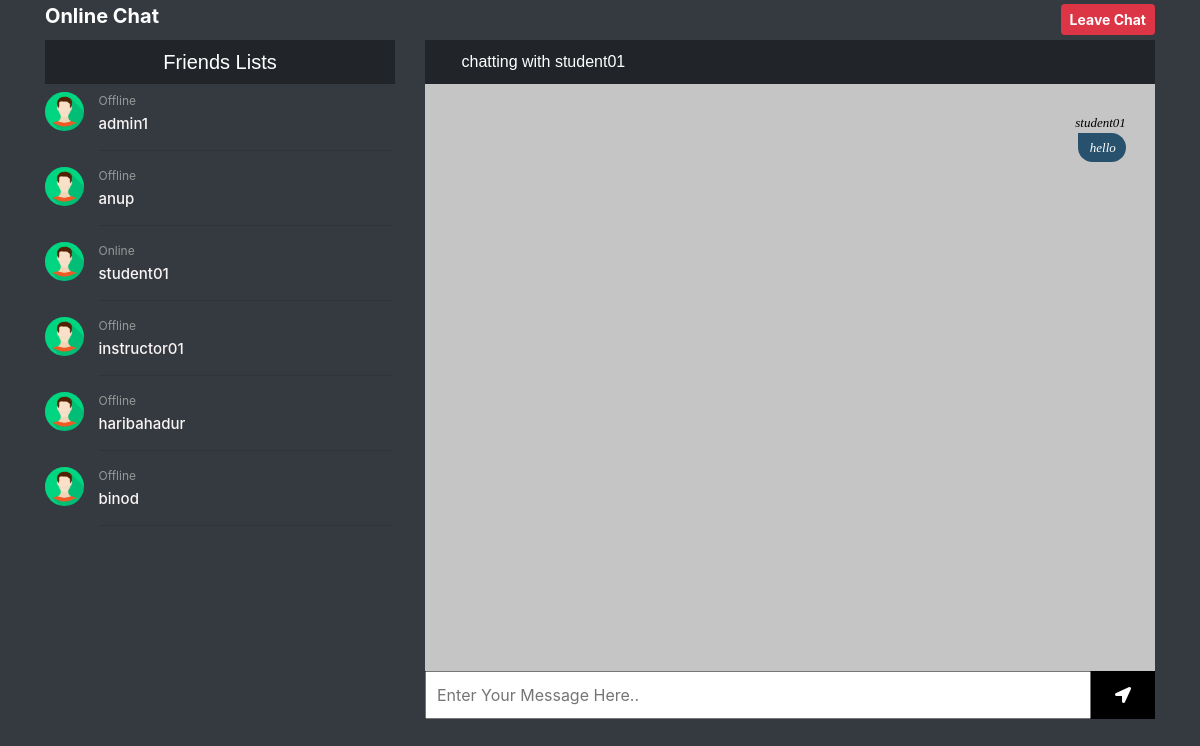
/3/ (signed in), run on the app's committed database.
### elearn/models.py (models this page shows)
class User(AbstractUser):
    is_learner = models.BooleanField(default=False)
    is_instructor = models.BooleanField(default=False)
    is_admin = models.BooleanField(default=False)

class Msg(models.Model):
    sender = models.ForeignKey(User, related_name="sent_messages", on_delete=models.CASCADE)
    receiver = models.ForeignKey(User, related_name="received_messages", on_delete=models.CASCADE)
    message = models.TextField()
    seen = models.BooleanField(default=False)
    date_created = models.DateTimeField(auto_now_add=True)
    class Meta:
        ordering = ("date_created",)

### elearn/views.py (the view)
# urls.py: path('<int:pk>/', views.chatroom, name='chatroom'),
@login_required
def chatroom(request, pk):
    receiver_user = User.objects.get(pk=pk)
    other_user = get_object_or_404(User, pk=pk)
    messages = Msg.objects.filter(
        Q(receiver=request.user, sender=other_user)
    )
    messages = messages | Msg.objects.filter(
        Q(receiver=other_user, sender=request.user))
    messages.update(seen=True)
    return render(request, "dashboard/message/chatroom.html", {"other_user": other_user,'receiver_user': receiver_user, 'users': User.objects.all(), "messages": messages})

### elearn/templates/dashboard/message/chatroom.html (shortened to what this page needs)
<!DOCTYPE html>
<html lang="en">
<head>
    <link rel="stylesheet" href="https://cdn.jsdelivr.net/npm/bootstrap@4.6.1/dist/css/bootstrap.min.css">
    <link rel="stylesheet" href="https://use.fontawesome.com/releases/v5.7.0/css/all.css">
</head>
<body>
    <div class="container">
        <div class="float-left mt-1 mb-1">
            <h5 class="chat-header">Online Chat</h5>
        </div>
        <div class="float-right mt-1 mb-1">
            <a class="btn btn-sm btn-danger chat-leave" href="{% url 'home' %}">Leave Chat</a>
        </div>
    </div>
    <div class="container">
        <div class="row">
            <div class="col-md-4">
                <h5 class="text-center header"> Friends Lists </h5>
                {% for user in users %}
                <div class="inbox_people">
                    <div class="inbox_chat scroll">
                        <div class="chat_list active_chat">
                            <div class="chat_people">
                                <div class="chat_img"> <img
                                        alt="avatar"> </div>
                                <div class="chat_ib">
                                    {% if receiver_user == user %}
                                    <p>Online</p>
                                    {% else %}
                                    <p>Offline</p>
                                    {% endif %}
                                    <h5><a href="{% url 'chatroom' user.pk %}">{{user.username}}</a></h5>
                                    <hr>
                                </div>
                            </div>
                        </div>
                    </div>
                </div>
                {% endfor %}
            </div>
            <div class="col-md-8">
                <div class="header">chatting with {{ other_user.username }}</div>
                <div class="messages-area">
                    {% for message in messages %}
                    <div class="message {% if message.sender == request.user %} right {% else %} left {% endif %}">
                        <div class="sent-by">{{ message.sender.username }}</div>
                        <div class="content">{{ message.message }}</div>
                    </div>
                    {% endfor %}
                </div>
                <div class="input-area">
                    <input type="text" id="message-input" placeholder="Enter Your Message Here..">
                    <button  id="send-btn"><i class="fas fa-location-arrow"></i></button>
                </div>
            </div>
        </div>
    </div>
</body>
</html>

### elearn/templates/dashboard/message/chatroom.html (style rules this page uses)
* { box-sizing: border-box; padding: 0; margin: 0; }
body { display: flex; height: 100vh; background: #343a40; flex-direction: column; }
.header { padding: 10px 5%; background: #212529; font-family: 'Gill Sans', 'Gill Sans MT', Calibri, 'Trebuchet MS', sans-serif; color: rgb(255, 255, 255); }
.messages-area { height: 90%; min-height: 70vh; overflow-y: auto; padding: 4%; background: #c5c5c5; color: #999; padding-bottom: 10px; }
.input-area { display: flex; flex-direction: row; justify-content: center; }
#message-input { padding: 10px; width: 100%; }
#send-btn { background-color: #000000; border: none; color: white; text-align: center; text-decoration: none; display: inline-block; font-size: 16px; cursor: pointer; padding: 10px 24px; }
.message.right { text-align: right; color: #000; font-size: 13px; font-family: Georgia, 'Times New Roman', Times, serif; font-style: italic; }
.message .content { background: #28516e; border-radius: 0 15px 15px 15px; padding: 5px 10px 5px 12px; max-width: 80%; color: #fff; display: inline-block; }
.chat_img { float: left; width: 11%; border-radius: 50%; }
.chat_img img { width: 100%; border-radius: 50% !important; }
img { border-radius: 50%; }
.chat_ib { float: left; padding: 0 0 0 15px; width: 88%; }
.chat_ib h5>a { font-size: 15px; color: #faf5f5; margin: 0 0 8px 0; text-decoration: none; }
.chat_ib p { font-size: 12px; color: #989898; margin: auto; white-space: nowrap; overflow: hidden; text-overflow: ellipsis; }
.chat-leave { font-weight: bolder; }
.chat-header { color: #fff; font-weight: bolder; }

### data on the page
User: shows "Offline", username "admin1"
User: shows "Offline", username "anup"
User: shows "Online", username "student01"
User: shows "Offline", username "instructor01"
User: shows "Offline", username "haribahadur"
User: shows "Offline", username "binod"
Msg: sender.username "student01", message "hello"
